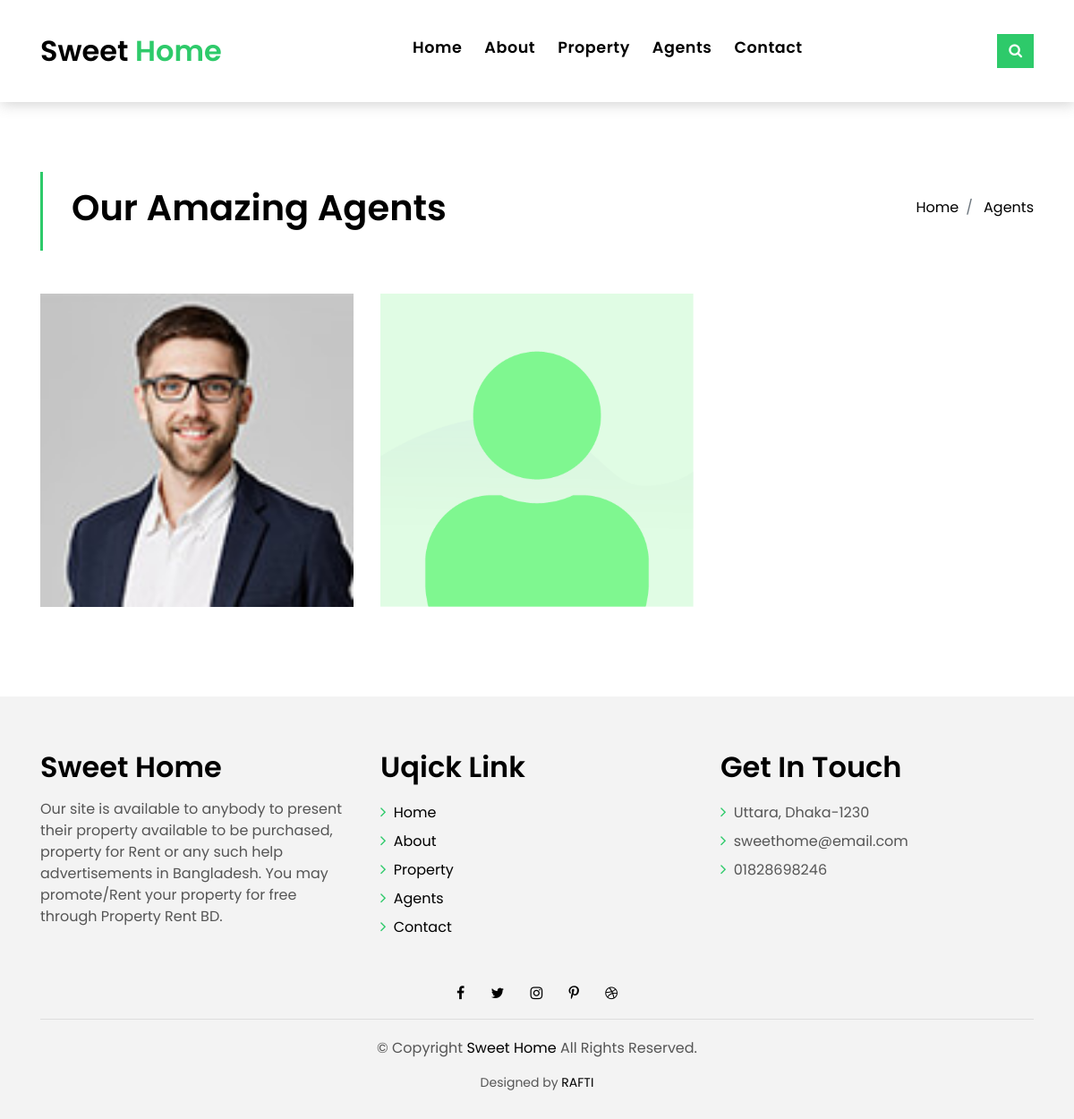
The app's page /house_owner.php with its own data.
### tables this page shows
CREATE TABLE `house_owner` (
  `id` int(11) NOT NULL AUTO_INCREMENT,
  `name` varchar(255) NOT NULL,
  `phone` varchar(255) DEFAULT NULL,
  `email` varchar(255) NOT NULL,
  `password` varchar(255) NOT NULL,
  `photo` text DEFAULT NULL,
  PRIMARY KEY (`id`)
);

### house_owner.php (the view, shortened to what this page needs)
<?php
    include 'database/db.php';
    $queryHW   = "SELECT * FROM house_owner LIMIT 4";
    $stmtHW    = $db->prepare($queryHW);
    $resultHW  = $stmtHW->execute();
 ?>
<!DOCTYPE html>
<html lang="en">
<head>
  <link href="lib/bootstrap/css/bootstrap.min.css" rel="stylesheet">
  <link href="lib/font-awesome/css/font-awesome.min.css" rel="stylesheet">
  <link href="lib/animate/animate.min.css" rel="stylesheet">
  <link href="lib/ionicons/css/ionicons.min.css" rel="stylesheet">
  <link href="lib/owlcarousel/assets/owl.carousel.min.css" rel="stylesheet">
  <link href="css/style.css" rel="stylesheet">
</head>
<body>
  <?php include 'partials_header.php' ?>
  <section class="intro-single">
    <div class="container">
      <div class="row">
        <div class="col-md-12 col-lg-8">
          <div class="title-single-box">
            <h1 class="title-single">Our Amazing Agents</h1>
          </div>
        </div>
        <div class="col-md-12 col-lg-4">
          <nav aria-label="breadcrumb" class="breadcrumb-box d-flex justify-content-lg-end">
            <ol class="breadcrumb">
              <li class="breadcrumb-item">
                <a href="index.php">Home</a>
              </li>
              <li class="breadcrumb-item active" aria-current="page">
              <a href="house_owner.php"> Agents </a>
              </li>
            </ol>
          </nav>
        </div>
      </div>
    </div>
  </section>
  <section class="agents-grid grid">
    <div class="container">
      <div class="row">
        <?php
          while($rowHW  = $stmtHW->fetch()){ ?>
        <div class="col-md-4">
          <div class="card-box-d">
            <div class="card-img-d">
              <img src="hw_dashboard/assets/img/profile-image/<?php echo $rowHW['photo'] ?>" alt="" class="img-d img-fluid" height="300px" width="400px">
            </div>
            <div class="card-overlay card-overlay-hover">
              <div class="card-header-d">
                <div class="card-title-d align-self-center">
                </div>
              </div>
              <div class="card-body-d">
              </div>
            </div>
          </div>
        </div>
      <?php } ?>
      </div>
    </div>
  </section>
  <?php include 'partials_footer.php' ?>
  <footer>
    <div class="container">
      <div class="row">
        <div class="col-md-12">
          <div class="socials-a">
            <ul class="list-inline">
              <li class="list-inline-item">
                <a href="#">
                  <i class="fa fa-facebook" aria-hidden="true"></i>
                </a>
              </li>
              <li class="list-inline-item">
                <a href="#">
                  <i class="fa fa-twitter" aria-hidden="true"></i>
                </a>
              </li>
              <li class="list-inline-item">
                <a href="#">
                  <i class="fa fa-instagram" aria-hidden="true"></i>
                </a>
              </li>
              <li class="list-inline-item">
                <a href="#">
                  <i class="fa fa-pinterest-p" aria-hidden="true"></i>
                </a>
              </li>
              <li class="list-inline-item">
                <a href="#">
                  <i class="fa fa-dribbble" aria-hidden="true"></i>
                </a>
              </li>
            </ul>
          </div>
          <div class="copyright-footer">
            <p class="copyright color-text-a">
              &copy; Copyright
              <span class="color-a">Sweet Home</span> All Rights Reserved.
            </p>
          </div>
          <div class="credits">
            Designed by <a href="#">RAFTI</a>
          </div>
        </div>
      </div>
    </div>
  </footer>
</body>
</html>

### css/style.css (style rules this page uses)
body { font-family: 'Poppins', sans-serif; color: #555555; }
h1, h2, h3, h4, h5, h6 { color: #000000; font-size: 35px; }
a { color: #000000; transition: all .5s ease; }
.color-a { color: #000000; }
.color-text-a { color: #555555; }
.socials-a .list-inline-item:not(:last-child) { margin-right: 25px; }
.intro-single { padding: 12rem 0 3rem; }
.intro-single .title-single-box { padding: 1rem 0 1rem 2rem; }
.intro-single .title-single-box { border-left: 3px solid #2eca6a; }
.intro-single .title-single-box .title-single { font-weight: 600; font-size: 2.2rem; }
.intro-single .breadcrumb-box { padding: 1rem 0 0 .5rem; }
.intro-single .breadcrumb { background-color: transparent; padding-right: 0; padding-left: 0; }
.card-box-a, .card-box-b, .card-box-d { position: relative; overflow: hidden; -webkit-backface-visibility: hidden; backface-visibility: hidden; }
.card-overlay { position: absolute; width: 100%; height: 100%; top: 0; left: 0; }
.card-box-d .card-overlay-hover { transition: all .2s ease-in-out; padding: 15px 40px 15px 35px; }
footer { background: #f3f3f3; text-align: center; padding: 30px 0; }
footer .copyright-footer { border-top: 1px solid #ddd; padding-top: 20px; }
footer .credits { font-size: 14px; }
@media (min-width: 768px) { .intro-single .title-single-box .title-single { font-size: 2.1rem; } }
@media (min-width: 768px) { .grid .card-box-a, .grid .card-box-b, .grid .card-box-c, .grid .card-box-d { margin-bottom: 2.5rem; } }
@media (min-width: 768px) { .card-box-d .card-overlay-hover { padding: 5px 15px 5px 10px; } }
@media (min-width: 992px) { .intro-single .title-single-box .title-single { font-size: 2.5rem; } }
@media (min-width: 992px) { .card-box-d .card-overlay-hover { padding: 5px 40px 5px 35px; } }
@media (min-width: 1200px) { .card-box-d .card-overlay-hover { padding: 15px 40px 5px 35px; } }

### records on screen
house_owner: photo (placeholder picture)
house_owner: photo (picture)
